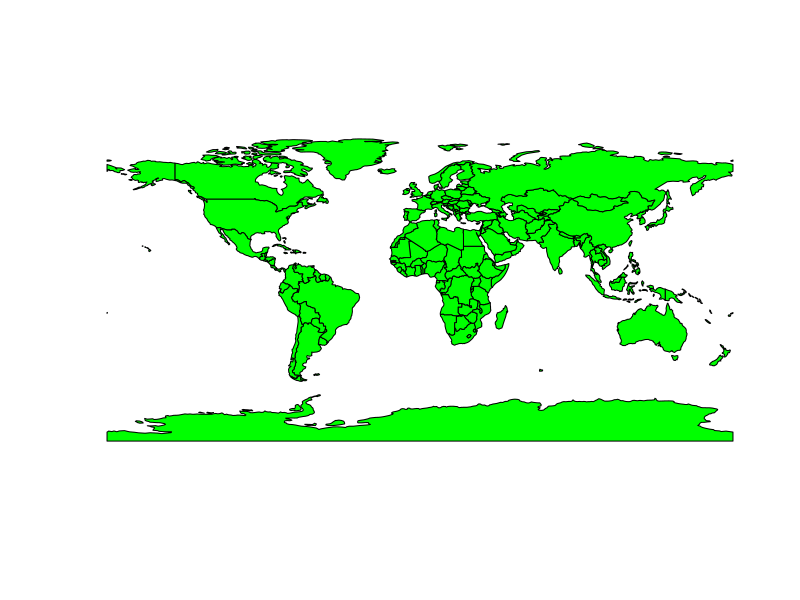
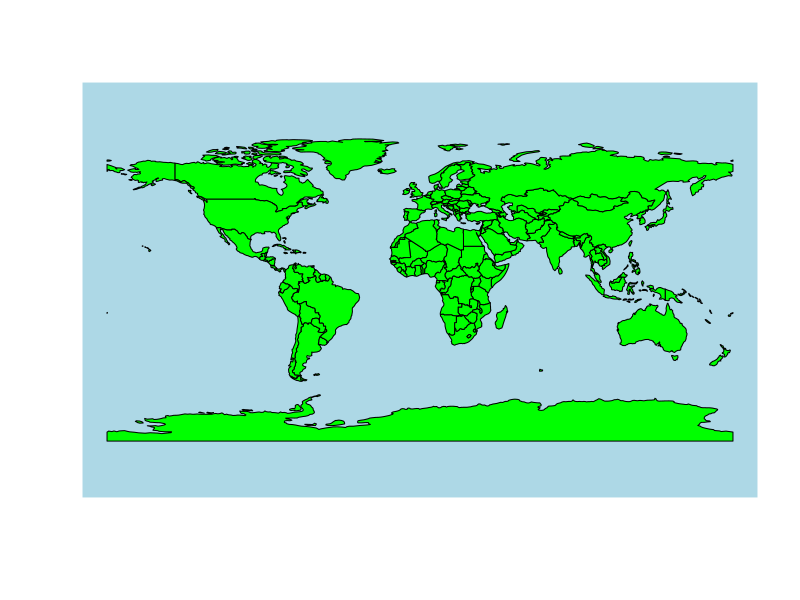

The R source for these figures, in order:
## ---- chunk 1
#| message: FALSE
library(spData)
nz_u1 = sf::st_union(nz)
nz_u2 = aggregate(nz["Population"], list(rep(1, nrow(nz))), sum)
nz_u3 = dplyr::summarise(nz, t = sum(Population))
identical(nz_u1, nz_u2$geometry)
identical(nz_u1, nz_u3$geom)
## ---- chunk 2
library(dplyr)                          # tidyverse パッケージをアタッチ
nz_name1 = nz["Name"]                   # base R による方法
nz_name2 = nz |>                        # tidyverse による方法
  select(Name)
identical(nz_name1$Name, nz_name2$Name) # 結果の確認
## ---- chunk 3
library(sf)
library(spData)
plot(st_geometry(world), col = "green")
plot(st_geometry(world), col = "green", bg = "lightblue")
